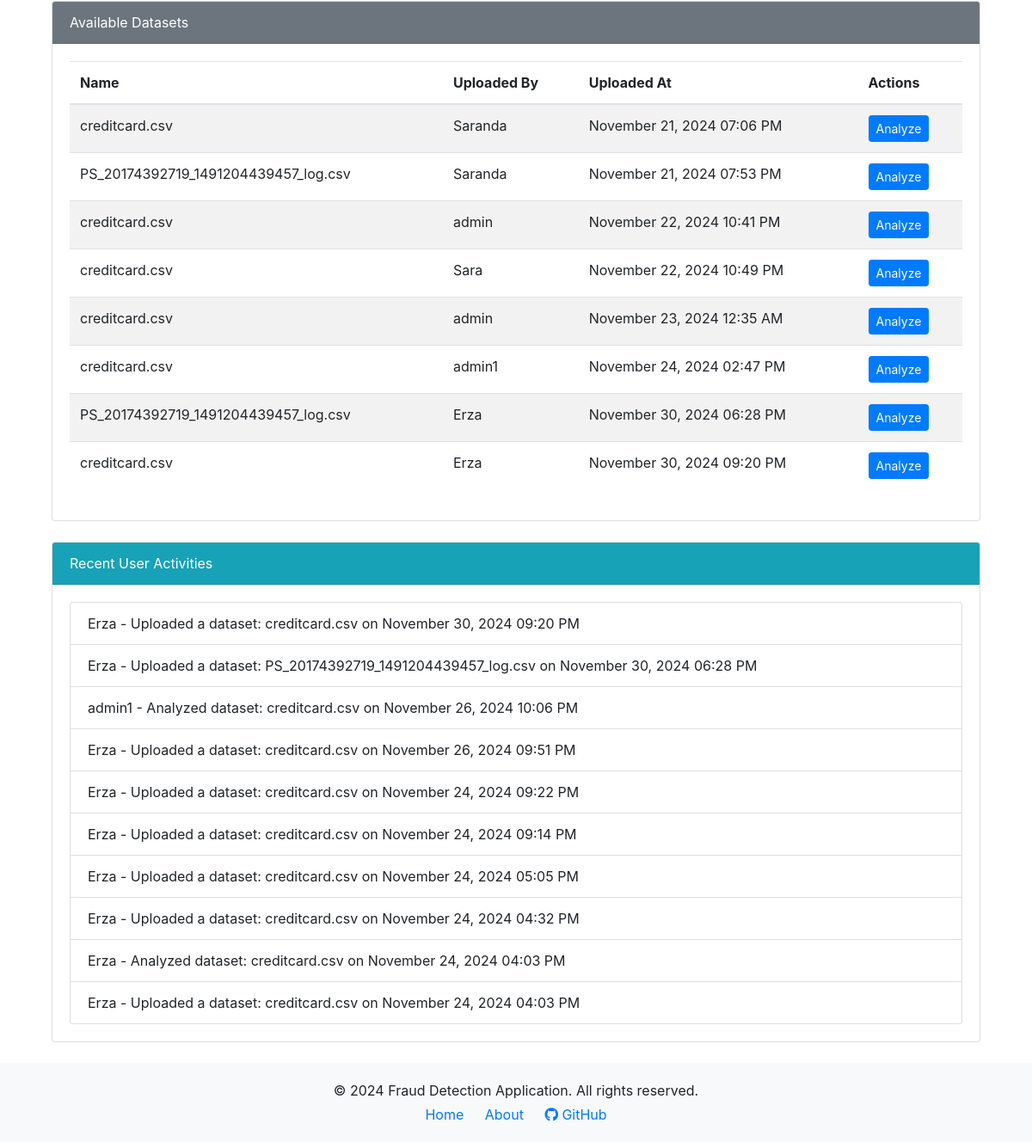
Before: /admin_dashboard/ (signed in, lower part) with the older database file.
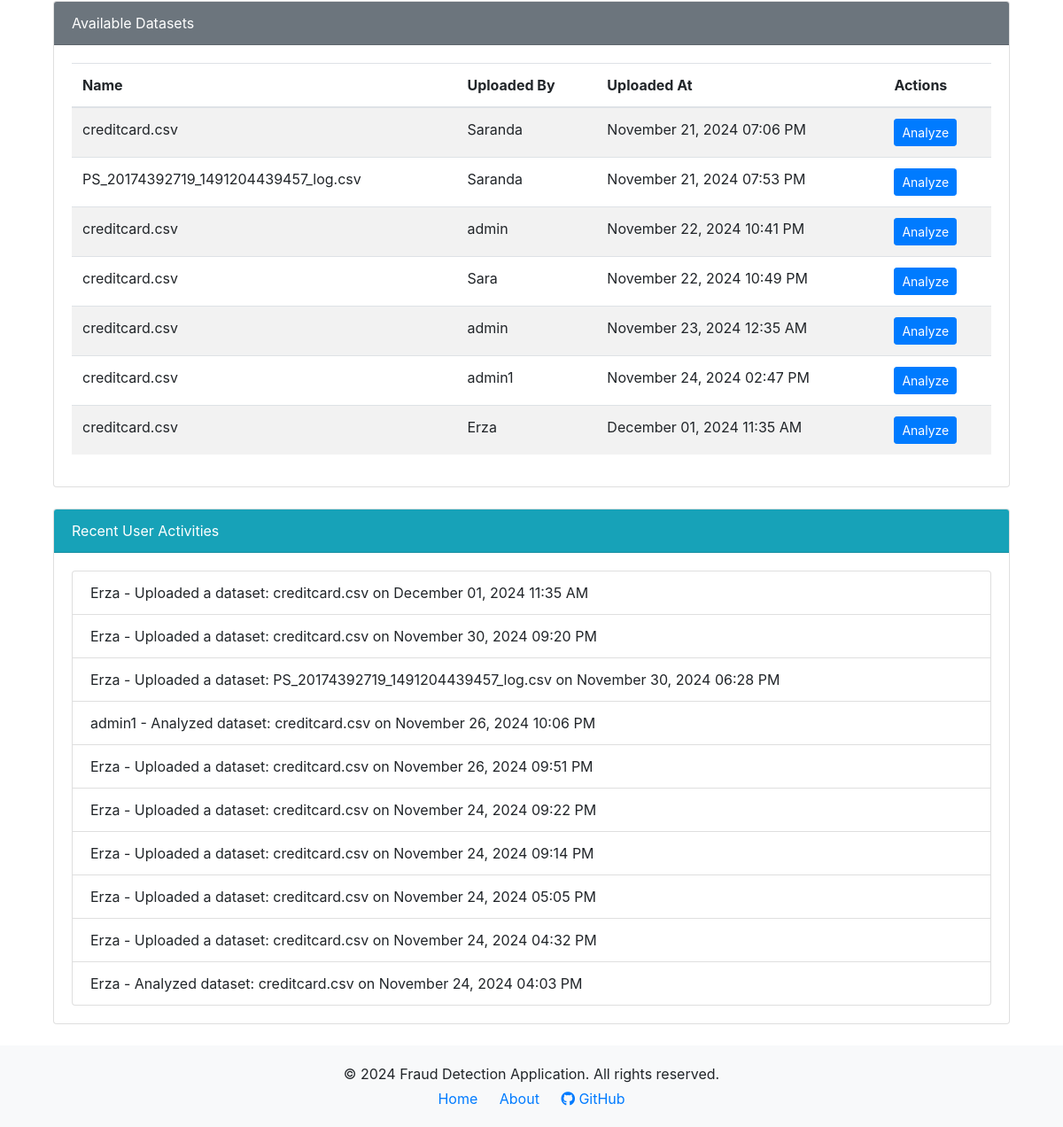
After: the same page with the newer database file.
### detection/models.py (models this page shows, shortened)
class Dataset(models.Model):
    name = models.CharField(max_length=255)
    file = models.FileField(upload_to='datasets/')
    uploaded_at = models.DateTimeField(auto_now_add=True)
    uploaded_by = models.ForeignKey(User, on_delete=models.CASCADE)

class UserActivityLog(models.Model):
    user = models.ForeignKey(User, on_delete=models.CASCADE)
    action = models.CharField(max_length=255)
    timestamp = models.DateTimeField(auto_now_add=True)

### detection/views.py (the view, shortened to what this page needs)
# urls.py: path('admin_dashboard/', views.admin_dashboard_view, name='admin_dashboard'),  # Admin dashboard
@login_required
@user_passes_test(is_admin)
def admin_dashboard_view(request):
    if not request.user.is_staff:  # Ensure only admins can access this view
        messages.error(request, "You do not have permission to access this page.")
        return redirect('user_dashboard')
    datasets = Dataset.objects.all()  # Admins can see all datasets
    user_activity_logs = UserActivityLog.objects.order_by('-timestamp')[:10]  # Last 10 activities
    scatter_url = None
    dataset_analysis = None
    return render(request, 'admin_dashboard.html', {
        'datasets': datasets,
        'scatter_url': scatter_url,
        'dataset_analysis': dataset_analysis,
        'user_activity_logs': user_activity_logs,
    })

### detection/views.py (called while the page is built)
def is_admin(user):
    return user.is_staff

### detection/templates/admin_dashboard.html (shortened to what this page needs)
{% extends 'base.html' %}
{% block content %}
<div class="container mt-4">
    <div class="card mb-4">
        <div class="card-header bg-secondary text-white">
            Available Datasets
        </div>
        <div class="card-body">
            {% if datasets %}
                <table class="table table-striped">
                    <thead>
                        <tr>
                            <th>Name</th>
                            <th>Uploaded By</th>
                            <th>Uploaded At</th>
                            <th>Actions</th>
                        </tr>
                    </thead>
                    <tbody>
                        {% for dataset in datasets %}
                        <tr>
                            <td>{{ dataset.name }}</td>
                            <td>{{ dataset.uploaded_by.username }}</td>
                            <td>{{ dataset.uploaded_at|date:"F d, Y h:i A" }}</td>
                            <td>
                                <form method="post">
                                    <button type="submit" class="btn btn-primary btn-sm">Analyze</button>
                                </form>
                            </td>
                        </tr>
                        {% endfor %}
                    </tbody>
                </table>
            {% else %}
                <p>No datasets available.</p>
            {% endif %}
        </div>
    </div>
    <div class="card mb-4">
        <div class="card-header bg-info text-white">
            Recent User Activities
        </div>
        <div class="card-body">
            {% if user_activity_logs %}
                <ul class="list-group">
                    {% for log in user_activity_logs %}
                        <li class="list-group-item">
                            {{ log.user.username }} - {{ log.action }} on {{ log.timestamp|date:"F d, Y h:i A" }}
                        </li>
                    {% endfor %}
                </ul>
            {% else %}
                <p>No user activities logged.</p>
            {% endif %}
        </div>
    </div>
</div>
{% endblock %}

Changed rows visible on the page:
removed Dataset: name "PS_20174392719_1491204439457_log.csv", uploaded_by.username "Erza", uploaded_at "November 30, 2024 06:28 PM"
removed Dataset: name "creditcard.csv", uploaded_by.username "Erza", uploaded_at "November 30, 2024 09:20 PM"
no longer on this page (row unchanged): UserActivityLog: user.username "Erza", action "Uploaded a dataset: creditcard.csv", timestamp "November 24, 2024 04:03 PM"
added Dataset: name "creditcard.csv", uploaded_by.username "Erza", uploaded_at "December 01, 2024 11:35 AM"
added UserActivityLog: user.username "Erza", action "Uploaded a dataset: creditcard.csv", timestamp "December 01, 2024 11:35 AM"
